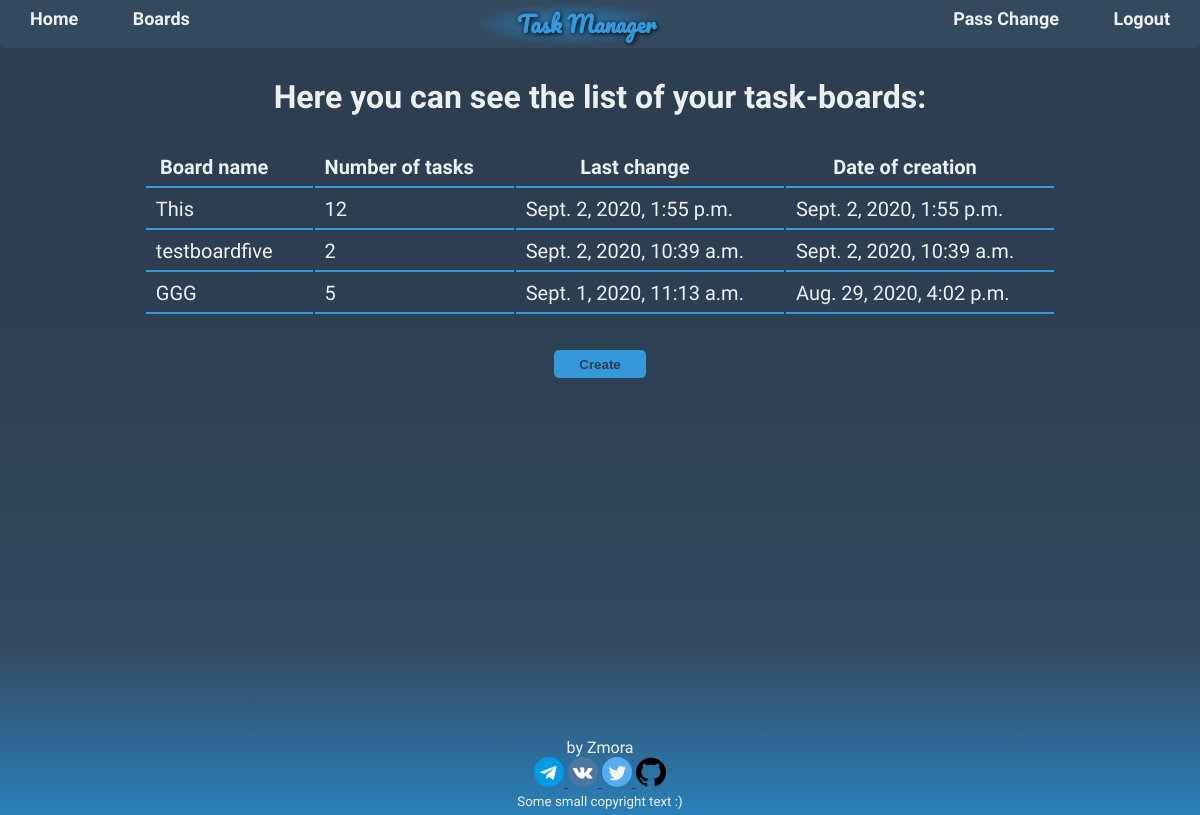
The app's page /boards/ (signed in), older data.
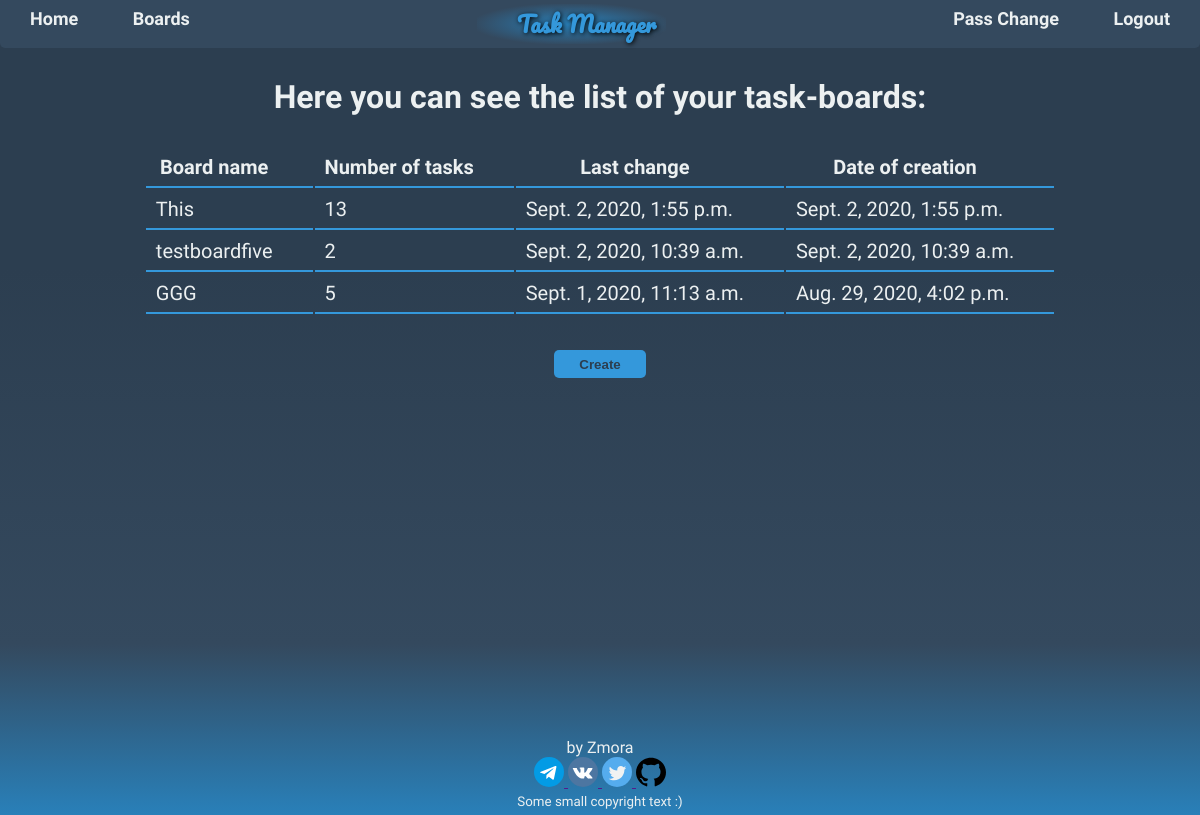
The same page, newer data.
### task_manager/models.py (models this page shows, shortened)
class TaskBoard(models.Model):
	user = models.ForeignKey(settings.AUTH_USER_MODEL, default=1,
		on_delete=models.CASCADE)
	name = models.CharField(max_length=32)
	task_count = models.IntegerField(default=0)
	pub_date = models.DateTimeField(auto_now_add=True)
	last_change = models.DateTimeField(auto_now=True)
	class Meta:
		ordering = ['-pub_date']
		verbose_name = 'Board'
		verbose_name_plural = 'Boards'

### task_manager/views.py (the view, shortened to what this page needs)
# urls.py: path('boards/', BoardsView.as_view(),
class BoardsView(LoginRequiredMixin, View):
	login_url='login_url'
	def get(self, request):
		boards = TaskBoard.objects.filter(user=request.user)
		form =  BoardForm()
		context = {
			'board_count': len(boards),
			'boards': boards,
			'form': form,
		}
		return render(request, 'task_manager/boards.html', context=context)

### task_manager/templates/task_manager/boards.html (shortened to what this page needs)
{% extends "index.html" %}
{% block main %}
	<div class="container">
		<div class="boards-container">
			<div class="boards-title">
				<h1> Here you can see the list of your task-boards:</h1>
			</div>
			{% if board_count %}
				<table class="tasks-table">
					<tr class="tr-h">
						<th>Board name</th><th>Number of tasks</th><th>Last change</th><th>Date of creation</th>
					</tr>
					{% for board in boards %}
						<tr class="tr-n" onclick="window.location.href='{% url 'view_tasks' board_id=board.id %}'">
							<td>{{ board.name }}</td>
							<td>{{ board.task_count}}</td>
							<td>{{ board.last_change }}</td>
							<td>{{ board.pub_date }}</td>
						</tr>
					{% endfor %}
				</table>
			{% endif %}
			<div style="text-align: center;">
				<button onclick="form_manage('form-wrap')" class="tb-btn js-tb-btn"> Create </button>
			</div>
		</div>
	</div>
{% endblock main %}

Row changes from the older to the newer data that the page shows:
changed TaskBoard "This": task_count "12" → "13"
